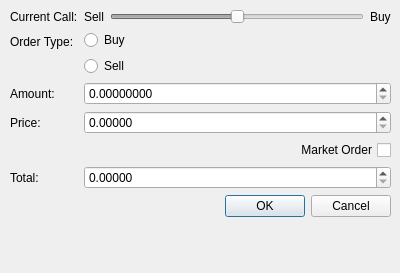
<?xml version="1.0" encoding="UTF-8"?>
<ui version="4.0">
 <class>Dialog</class>
 <widget class="QDialog" name="Dialog">
  <property name="geometry">
   <rect>
    <x>0</x>
    <y>0</y>
    <width>400</width>
    <height>273</height>
   </rect>
  </property>
  <property name="windowTitle">
   <string>Order</string>
  </property>
  <widget class="QWidget" name="formLayoutWidget">
   <property name="geometry">
    <rect>
     <x>10</x>
     <y>9</y>
     <width>381</width>
     <height>258</height>
    </rect>
   </property>
   <layout class="QFormLayout" name="formLayout">
    <item row="1" column="0">
     <widget class="QLabel" name="label">
      <property name="text">
       <string>Order Type:</string>
      </property>
     </widget>
    </item>
    <item row="1" column="1">
     <layout class="QVBoxLayout" name="verticalLayout">
      <item>
       <widget class="QRadioButton" name="buyButton">
        <property name="text">
         <string>Buy</string>
        </property>
        <attribute name="buttonGroup">
         <string>orderGroup</string>
        </attribute>
       </widget>
      </item>
      <item>
       <widget class="QRadioButton" name="sellButton">
        <property name="text">
         <string>Sell</string>
        </property>
        <attribute name="buttonGroup">
         <string>orderGroup</string>
        </attribute>
       </widget>
      </item>
     </layout>
    </item>
    <item row="2" column="0">
     <widget class="QLabel" name="label_2">
      <property name="text">
       <string>Amount:</string>
      </property>
     </widget>
    </item>
    <item row="2" column="1">
     <widget class="QDoubleSpinBox" name="amountSpinBox">
      <property name="decimals">
       <number>8</number>
      </property>
     </widget>
    </item>
    <item row="3" column="0">
     <widget class="QLabel" name="label_3">
      <property name="text">
       <string>Price:</string>
      </property>
     </widget>
    </item>
    <item row="3" column="1">
     <layout class="QVBoxLayout" name="verticalLayout_2">
      <property name="spacing">
       <number>6</number>
      </property>
      <item>
       <widget class="QDoubleSpinBox" name="priceSpinBox">
        <property name="decimals">
         <number>5</number>
        </property>
       </widget>
      </item>
      <item>
       <widget class="QCheckBox" name="marketOrderBox">
        <property name="layoutDirection">
         <enum>Qt::RightToLeft</enum>
        </property>
        <property name="text">
         <string>Market Order</string>
        </property>
       </widget>
      </item>
     </layout>
    </item>
    <item row="4" column="0">
     <widget class="QLabel" name="label_4">
      <property name="text">
       <string>Total:</string>
      </property>
     </widget>
    </item>
    <item row="4" column="1">
     <widget class="QDoubleSpinBox" name="totalSpinBox">
      <property name="decimals">
       <number>5</number>
      </property>
     </widget>
    </item>
    <item row="5" column="1">
     <widget class="QDialogButtonBox" name="buttonBox">
      <property name="orientation">
       <enum>Qt::Horizontal</enum>
      </property>
      <property name="standardButtons">
       <set>QDialogButtonBox::Cancel|QDialogButtonBox::Ok</set>
      </property>
     </widget>
    </item>
    <item row="0" column="0">
     <widget class="QLabel" name="label_5">
      <property name="text">
       <string>Current Call:</string>
      </property>
     </widget>
    </item>
    <item row="0" column="1">
     <layout class="QHBoxLayout" name="horizontalLayout">
      <item>
       <widget class="QLabel" name="label_7">
        <property name="text">
         <string>Sell</string>
        </property>
       </widget>
      </item>
      <item>
       <widget class="QSlider" name="callSlider">
        <property name="enabled">
         <bool>false</bool>
        </property>
        <property name="minimum">
         <number>-100</number>
        </property>
        <property name="maximum">
         <number>100</number>
        </property>
        <property name="singleStep">
         <number>0</number>
        </property>
        <property name="value">
         <number>0</number>
        </property>
        <property name="tracking">
         <bool>true</bool>
        </property>
        <property name="orientation">
         <enum>Qt::Horizontal</enum>
        </property>
        <property name="invertedAppearance">
         <bool>false</bool>
        </property>
        <property name="invertedControls">
         <bool>false</bool>
        </property>
        <property name="tickPosition">
         <enum>QSlider::NoTicks</enum>
        </property>
       </widget>
      </item>
      <item>
       <widget class="QLabel" name="label_6">
        <property name="text">
         <string>Buy</string>
        </property>
       </widget>
      </item>
     </layout>
    </item>
   </layout>
  </widget>
 </widget>
 <resources/>
 <connections>
  <connection>
   <sender>buttonBox</sender>
   <signal>accepted()</signal>
   <receiver>Dialog</receiver>
   <slot>accept()</slot>
   <hints>
    <hint type="sourcelabel">
     <x>248</x>
     <y>254</y>
    </hint>
    <hint type="destinationlabel">
     <x>157</x>
     <y>274</y>
    </hint>
   </hints>
  </connection>
  <connection>
   <sender>buttonBox</sender>
   <signal>rejected()</signal>
   <receiver>Dialog</receiver>
   <slot>reject()</slot>
   <hints>
    <hint type="sourcelabel">
     <x>316</x>
     <y>260</y>
    </hint>
    <hint type="destinationlabel">
     <x>286</x>
     <y>274</y>
    </hint>
   </hints>
  </connection>
  <connection>
   <sender>marketOrderBox</sender>
   <signal>toggled(bool)</signal>
   <receiver>priceSpinBox</receiver>
   <slot>setDisabled(bool)</slot>
   <hints>
    <hint type="sourcelabel">
     <x>242</x>
     <y>145</y>
    </hint>
    <hint type="destinationlabel">
     <x>242</x>
     <y>115</y>
    </hint>
   </hints>
  </connection>
 </connections>
 <buttongroups>
  <buttongroup name="orderGroup"/>
 </buttongroups>
</ui>
